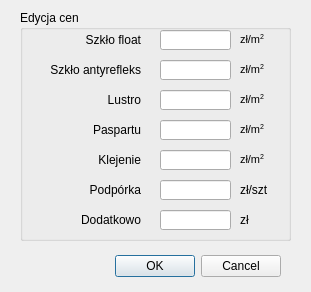
<?xml version="1.0" encoding="UTF-8"?>
<ui version="4.0">
 <class>edytujCeny</class>
 <widget class="QDialog" name="edytujCeny">
  <property name="enabled">
   <bool>true</bool>
  </property>
  <property name="geometry">
   <rect>
    <x>0</x>
    <y>0</y>
    <width>311</width>
    <height>292</height>
   </rect>
  </property>
  <property name="windowTitle">
   <string>Edytuj ceny</string>
  </property>
  <property name="modal">
   <bool>true</bool>
  </property>
  <widget class="QDialogButtonBox" name="przyciski">
   <property name="geometry">
    <rect>
     <x>30</x>
     <y>250</y>
     <width>251</width>
     <height>32</height>
    </rect>
   </property>
   <property name="orientation">
    <enum>Qt::Horizontal</enum>
   </property>
   <property name="standardButtons">
    <set>QDialogButtonBox::Cancel|QDialogButtonBox::Ok</set>
   </property>
  </widget>
  <widget class="QGroupBox" name="groupBox">
   <property name="geometry">
    <rect>
     <x>20</x>
     <y>10</y>
     <width>271</width>
     <height>231</height>
    </rect>
   </property>
   <property name="title">
    <string>Edycja cen</string>
   </property>
   <widget class="QLabel" name="label_5">
    <property name="geometry">
     <rect>
      <x>10</x>
      <y>170</y>
      <width>111</width>
      <height>20</height>
     </rect>
    </property>
    <property name="text">
     <string>Podpórka</string>
    </property>
    <property name="alignment">
     <set>Qt::AlignRight|Qt::AlignTrailing|Qt::AlignVCenter</set>
    </property>
   </widget>
   <widget class="QLabel" name="label">
    <property name="geometry">
     <rect>
      <x>10</x>
      <y>20</y>
      <width>111</width>
      <height>20</height>
     </rect>
    </property>
    <property name="text">
     <string>Szkło float</string>
    </property>
    <property name="alignment">
     <set>Qt::AlignRight|Qt::AlignTrailing|Qt::AlignVCenter</set>
    </property>
   </widget>
   <widget class="QLabel" name="label_4">
    <property name="geometry">
     <rect>
      <x>10</x>
      <y>140</y>
      <width>111</width>
      <height>20</height>
     </rect>
    </property>
    <property name="text">
     <string>Klejenie</string>
    </property>
    <property name="alignment">
     <set>Qt::AlignRight|Qt::AlignTrailing|Qt::AlignVCenter</set>
    </property>
   </widget>
   <widget class="QLineEdit" name="editPodporka">
    <property name="geometry">
     <rect>
      <x>140</x>
      <y>170</y>
      <width>71</width>
      <height>20</height>
     </rect>
    </property>
   </widget>
   <widget class="QLineEdit" name="editSzkloFloat">
    <property name="geometry">
     <rect>
      <x>140</x>
      <y>20</y>
      <width>71</width>
      <height>20</height>
     </rect>
    </property>
   </widget>
   <widget class="QLineEdit" name="editSzkloAnty">
    <property name="geometry">
     <rect>
      <x>140</x>
      <y>50</y>
      <width>71</width>
      <height>20</height>
     </rect>
    </property>
   </widget>
   <widget class="QLabel" name="label_2">
    <property name="geometry">
     <rect>
      <x>10</x>
      <y>50</y>
      <width>111</width>
      <height>20</height>
     </rect>
    </property>
    <property name="text">
     <string>Szkło antyrefleks</string>
    </property>
    <property name="alignment">
     <set>Qt::AlignRight|Qt::AlignTrailing|Qt::AlignVCenter</set>
    </property>
   </widget>
   <widget class="QLineEdit" name="editKlejenie">
    <property name="geometry">
     <rect>
      <x>140</x>
      <y>140</y>
      <width>71</width>
      <height>20</height>
     </rect>
    </property>
   </widget>
   <widget class="QLineEdit" name="editPaspartu">
    <property name="geometry">
     <rect>
      <x>140</x>
      <y>110</y>
      <width>71</width>
      <height>20</height>
     </rect>
    </property>
   </widget>
   <widget class="QLabel" name="label_3">
    <property name="geometry">
     <rect>
      <x>10</x>
      <y>110</y>
      <width>111</width>
      <height>20</height>
     </rect>
    </property>
    <property name="text">
     <string>Paspartu</string>
    </property>
    <property name="alignment">
     <set>Qt::AlignRight|Qt::AlignTrailing|Qt::AlignVCenter</set>
    </property>
   </widget>
   <widget class="QLabel" name="label_6">
    <property name="geometry">
     <rect>
      <x>10</x>
      <y>200</y>
      <width>111</width>
      <height>20</height>
     </rect>
    </property>
    <property name="text">
     <string>Dodatkowo</string>
    </property>
    <property name="alignment">
     <set>Qt::AlignRight|Qt::AlignTrailing|Qt::AlignVCenter</set>
    </property>
   </widget>
   <widget class="QLineEdit" name="editDodatkowo">
    <property name="geometry">
     <rect>
      <x>140</x>
      <y>200</y>
      <width>71</width>
      <height>20</height>
     </rect>
    </property>
   </widget>
   <widget class="QLabel" name="label_7">
    <property name="geometry">
     <rect>
      <x>220</x>
      <y>20</y>
      <width>41</width>
      <height>20</height>
     </rect>
    </property>
    <property name="text">
     <string>&lt;!DOCTYPE HTML PUBLIC &quot;-//W3C//DTD HTML 4.0//EN&quot; &quot;http://www.w3.org/TR/REC-html40/strict.dtd&quot;&gt;
&lt;html&gt;&lt;head&gt;&lt;meta name=&quot;qrichtext&quot; content=&quot;1&quot; /&gt;&lt;style type=&quot;text/css&quot;&gt;
p, li { white-space: pre-wrap; }
&lt;/style&gt;&lt;/head&gt;&lt;body style=&quot; font-family:'MS Shell Dlg 2'; font-size:8.25pt; font-weight:400; font-style:normal;&quot;&gt;
&lt;p style=&quot; margin-top:0px; margin-bottom:0px; margin-left:0px; margin-right:0px; -qt-block-indent:0; text-indent:0px;&quot;&gt;&lt;span style=&quot; font-size:8pt;&quot;&gt;zł/m&lt;/span&gt;&lt;span style=&quot; font-size:8pt; vertical-align:super;&quot;&gt;2&lt;/span&gt;&lt;/p&gt;&lt;/body&gt;&lt;/html&gt;</string>
    </property>
    <property name="alignment">
     <set>Qt::AlignLeading|Qt::AlignLeft|Qt::AlignVCenter</set>
    </property>
   </widget>
   <widget class="QLabel" name="label_11">
    <property name="geometry">
     <rect>
      <x>220</x>
      <y>170</y>
      <width>41</width>
      <height>20</height>
     </rect>
    </property>
    <property name="text">
     <string>zł/szt</string>
    </property>
    <property name="alignment">
     <set>Qt::AlignLeading|Qt::AlignLeft|Qt::AlignVCenter</set>
    </property>
   </widget>
   <widget class="QLabel" name="label_12">
    <property name="geometry">
     <rect>
      <x>220</x>
      <y>200</y>
      <width>31</width>
      <height>20</height>
     </rect>
    </property>
    <property name="text">
     <string>zł</string>
    </property>
    <property name="alignment">
     <set>Qt::AlignLeading|Qt::AlignLeft|Qt::AlignVCenter</set>
    </property>
   </widget>
   <widget class="QLineEdit" name="editLustro">
    <property name="geometry">
     <rect>
      <x>140</x>
      <y>80</y>
      <width>71</width>
      <height>20</height>
     </rect>
    </property>
   </widget>
   <widget class="QLabel" name="label_13">
    <property name="geometry">
     <rect>
      <x>10</x>
      <y>80</y>
      <width>111</width>
      <height>20</height>
     </rect>
    </property>
    <property name="text">
     <string>Lustro</string>
    </property>
    <property name="alignment">
     <set>Qt::AlignRight|Qt::AlignTrailing|Qt::AlignVCenter</set>
    </property>
   </widget>
   <widget class="QLabel" name="label_8">
    <property name="geometry">
     <rect>
      <x>220</x>
      <y>50</y>
      <width>41</width>
      <height>20</height>
     </rect>
    </property>
    <property name="text">
     <string>&lt;!DOCTYPE HTML PUBLIC &quot;-//W3C//DTD HTML 4.0//EN&quot; &quot;http://www.w3.org/TR/REC-html40/strict.dtd&quot;&gt;
&lt;html&gt;&lt;head&gt;&lt;meta name=&quot;qrichtext&quot; content=&quot;1&quot; /&gt;&lt;style type=&quot;text/css&quot;&gt;
p, li { white-space: pre-wrap; }
&lt;/style&gt;&lt;/head&gt;&lt;body style=&quot; font-family:'MS Shell Dlg 2'; font-size:8.25pt; font-weight:400; font-style:normal;&quot;&gt;
&lt;p style=&quot; margin-top:0px; margin-bottom:0px; margin-left:0px; margin-right:0px; -qt-block-indent:0; text-indent:0px;&quot;&gt;&lt;span style=&quot; font-size:8pt;&quot;&gt;zł/m&lt;/span&gt;&lt;span style=&quot; font-size:8pt; vertical-align:super;&quot;&gt;2&lt;/span&gt;&lt;/p&gt;&lt;/body&gt;&lt;/html&gt;</string>
    </property>
    <property name="alignment">
     <set>Qt::AlignLeading|Qt::AlignLeft|Qt::AlignVCenter</set>
    </property>
   </widget>
   <widget class="QLabel" name="label_9">
    <property name="geometry">
     <rect>
      <x>220</x>
      <y>80</y>
      <width>41</width>
      <height>20</height>
     </rect>
    </property>
    <property name="text">
     <string>&lt;!DOCTYPE HTML PUBLIC &quot;-//W3C//DTD HTML 4.0//EN&quot; &quot;http://www.w3.org/TR/REC-html40/strict.dtd&quot;&gt;
&lt;html&gt;&lt;head&gt;&lt;meta name=&quot;qrichtext&quot; content=&quot;1&quot; /&gt;&lt;style type=&quot;text/css&quot;&gt;
p, li { white-space: pre-wrap; }
&lt;/style&gt;&lt;/head&gt;&lt;body style=&quot; font-family:'MS Shell Dlg 2'; font-size:8.25pt; font-weight:400; font-style:normal;&quot;&gt;
&lt;p style=&quot; margin-top:0px; margin-bottom:0px; margin-left:0px; margin-right:0px; -qt-block-indent:0; text-indent:0px;&quot;&gt;&lt;span style=&quot; font-size:8pt;&quot;&gt;zł/m&lt;/span&gt;&lt;span style=&quot; font-size:8pt; vertical-align:super;&quot;&gt;2&lt;/span&gt;&lt;/p&gt;&lt;/body&gt;&lt;/html&gt;</string>
    </property>
    <property name="alignment">
     <set>Qt::AlignLeading|Qt::AlignLeft|Qt::AlignVCenter</set>
    </property>
   </widget>
   <widget class="QLabel" name="label_10">
    <property name="geometry">
     <rect>
      <x>220</x>
      <y>110</y>
      <width>41</width>
      <height>20</height>
     </rect>
    </property>
    <property name="text">
     <string>&lt;!DOCTYPE HTML PUBLIC &quot;-//W3C//DTD HTML 4.0//EN&quot; &quot;http://www.w3.org/TR/REC-html40/strict.dtd&quot;&gt;
&lt;html&gt;&lt;head&gt;&lt;meta name=&quot;qrichtext&quot; content=&quot;1&quot; /&gt;&lt;style type=&quot;text/css&quot;&gt;
p, li { white-space: pre-wrap; }
&lt;/style&gt;&lt;/head&gt;&lt;body style=&quot; font-family:'MS Shell Dlg 2'; font-size:8.25pt; font-weight:400; font-style:normal;&quot;&gt;
&lt;p style=&quot; margin-top:0px; margin-bottom:0px; margin-left:0px; margin-right:0px; -qt-block-indent:0; text-indent:0px;&quot;&gt;&lt;span style=&quot; font-size:8pt;&quot;&gt;zł/m&lt;/span&gt;&lt;span style=&quot; font-size:8pt; vertical-align:super;&quot;&gt;2&lt;/span&gt;&lt;/p&gt;&lt;/body&gt;&lt;/html&gt;</string>
    </property>
    <property name="alignment">
     <set>Qt::AlignLeading|Qt::AlignLeft|Qt::AlignVCenter</set>
    </property>
   </widget>
   <widget class="QLabel" name="label_14">
    <property name="geometry">
     <rect>
      <x>220</x>
      <y>140</y>
      <width>41</width>
      <height>20</height>
     </rect>
    </property>
    <property name="text">
     <string>&lt;!DOCTYPE HTML PUBLIC &quot;-//W3C//DTD HTML 4.0//EN&quot; &quot;http://www.w3.org/TR/REC-html40/strict.dtd&quot;&gt;
&lt;html&gt;&lt;head&gt;&lt;meta name=&quot;qrichtext&quot; content=&quot;1&quot; /&gt;&lt;style type=&quot;text/css&quot;&gt;
p, li { white-space: pre-wrap; }
&lt;/style&gt;&lt;/head&gt;&lt;body style=&quot; font-family:'MS Shell Dlg 2'; font-size:8.25pt; font-weight:400; font-style:normal;&quot;&gt;
&lt;p style=&quot; margin-top:0px; margin-bottom:0px; margin-left:0px; margin-right:0px; -qt-block-indent:0; text-indent:0px;&quot;&gt;&lt;span style=&quot; font-size:8pt;&quot;&gt;zł/m&lt;/span&gt;&lt;span style=&quot; font-size:8pt; vertical-align:super;&quot;&gt;2&lt;/span&gt;&lt;/p&gt;&lt;/body&gt;&lt;/html&gt;</string>
    </property>
    <property name="alignment">
     <set>Qt::AlignLeading|Qt::AlignLeft|Qt::AlignVCenter</set>
    </property>
   </widget>
  </widget>
 </widget>
 <resources/>
 <connections>
  <connection>
   <sender>przyciski</sender>
   <signal>accepted()</signal>
   <receiver>edytujCeny</receiver>
   <slot>accept()</slot>
   <hints>
    <hint type="sourcelabel">
     <x>248</x>
     <y>254</y>
    </hint>
    <hint type="destinationlabel">
     <x>157</x>
     <y>274</y>
    </hint>
   </hints>
  </connection>
  <connection>
   <sender>przyciski</sender>
   <signal>rejected()</signal>
   <receiver>edytujCeny</receiver>
   <slot>reject()</slot>
   <hints>
    <hint type="sourcelabel">
     <x>316</x>
     <y>260</y>
    </hint>
    <hint type="destinationlabel">
     <x>286</x>
     <y>274</y>
    </hint>
   </hints>
  </connection>
 </connections>
</ui>
